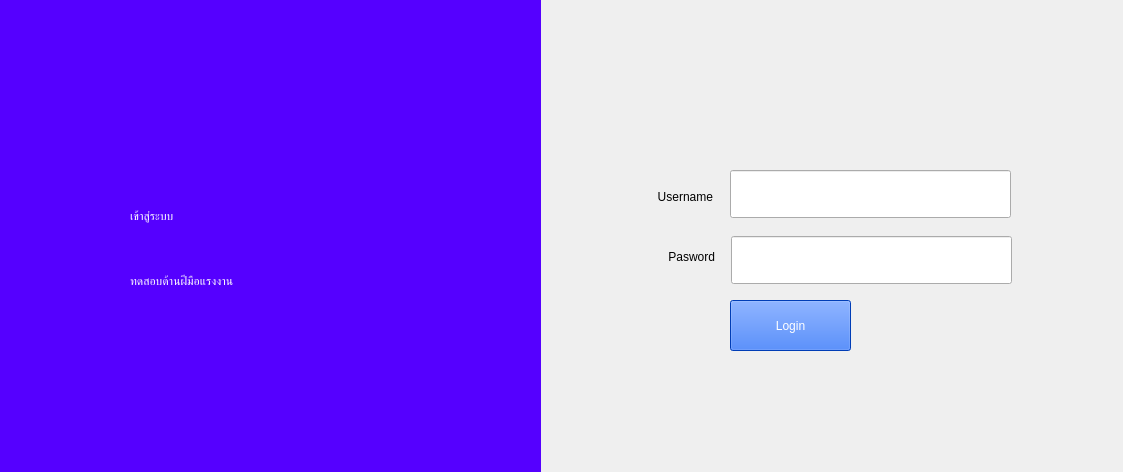
<?xml version="1.0" encoding="UTF-8"?>
<ui version="4.0">
 <class>LoginWindow</class>
 <widget class="QMainWindow" name="LoginWindow">
  <property name="geometry">
   <rect>
    <x>0</x>
    <y>0</y>
    <width>1123</width>
    <height>472</height>
   </rect>
  </property>
  <property name="minimumSize">
   <size>
    <width>1123</width>
    <height>472</height>
   </size>
  </property>
  <property name="maximumSize">
   <size>
    <width>1123</width>
    <height>472</height>
   </size>
  </property>
  <property name="windowTitle">
   <string>Login</string>
  </property>
  <widget class="QWidget" name="centralwidget">
   <widget class="QWidget" name="widget" native="true">
    <property name="geometry">
     <rect>
      <x>0</x>
      <y>-20</y>
      <width>541</width>
      <height>531</height>
     </rect>
    </property>
    <property name="styleSheet">
     <string notr="true">background-color: rgb(85, 0, 255);</string>
    </property>
    <widget class="QLabel" name="label_3">
     <property name="geometry">
      <rect>
       <x>130</x>
       <y>190</y>
       <width>271</width>
       <height>91</height>
      </rect>
     </property>
     <property name="styleSheet">
      <string notr="true">font: 36pt &quot;Kanit&quot;;
color: rgb(255, 255, 255);</string>
     </property>
     <property name="text">
      <string>เข้าสู่ระบบ</string>
     </property>
    </widget>
    <widget class="QLabel" name="label_4">
     <property name="geometry">
      <rect>
       <x>130</x>
       <y>280</y>
       <width>231</width>
       <height>41</height>
      </rect>
     </property>
     <property name="styleSheet">
      <string notr="true">font: 14pt &quot;Kanit&quot;;
color: rgb(255, 255, 255);</string>
     </property>
     <property name="text">
      <string>ทดสอบด้านฝีมือแรงงาน</string>
     </property>
    </widget>
   </widget>
   <widget class="QLineEdit" name="password">
    <property name="geometry">
     <rect>
      <x>731</x>
      <y>236</y>
      <width>281</width>
      <height>48</height>
     </rect>
    </property>
    <property name="styleSheet">
     <string notr="true">font: 14pt &quot;Kanit&quot;;
padding: 5px;</string>
    </property>
    <property name="echoMode">
     <enum>QLineEdit::Password</enum>
    </property>
   </widget>
   <widget class="QPushButton" name="btnLogin">
    <property name="geometry">
     <rect>
      <x>730</x>
      <y>300</y>
      <width>121</width>
      <height>51</height>
     </rect>
    </property>
    <property name="styleSheet">
     <string notr="true">font: 14pt &quot;Kanit&quot;;
background-color: rgb(0, 85, 255);
color: rgb(255, 255, 255);</string>
    </property>
    <property name="text">
     <string>Login</string>
    </property>
   </widget>
   <widget class="QLabel" name="label">
    <property name="geometry">
     <rect>
      <x>610</x>
      <y>180</y>
      <width>103</width>
      <height>34</height>
     </rect>
    </property>
    <property name="styleSheet">
     <string notr="true">font: 14pt &quot;Kanit&quot;;</string>
    </property>
    <property name="text">
     <string>Username</string>
    </property>
    <property name="alignment">
     <set>Qt::AlignRight|Qt::AlignTrailing|Qt::AlignVCenter</set>
    </property>
   </widget>
   <widget class="QLineEdit" name="username">
    <property name="geometry">
     <rect>
      <x>730</x>
      <y>170</y>
      <width>281</width>
      <height>48</height>
     </rect>
    </property>
    <property name="styleSheet">
     <string notr="true">font: 14pt &quot;Kanit&quot;;
padding: 5px;</string>
    </property>
   </widget>
   <widget class="QLabel" name="label_2">
    <property name="geometry">
     <rect>
      <x>630</x>
      <y>240</y>
      <width>85</width>
      <height>34</height>
     </rect>
    </property>
    <property name="styleSheet">
     <string notr="true">font: 14pt &quot;Kanit&quot;;</string>
    </property>
    <property name="text">
     <string>Pasword</string>
    </property>
    <property name="alignment">
     <set>Qt::AlignRight|Qt::AlignTrailing|Qt::AlignVCenter</set>
    </property>
   </widget>
  </widget>
 </widget>
 <resources/>
 <connections/>
</ui>
